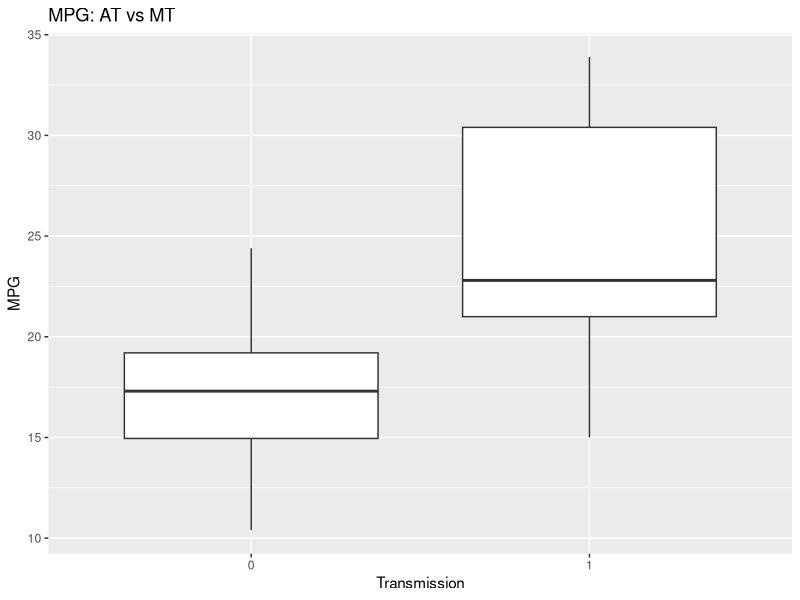
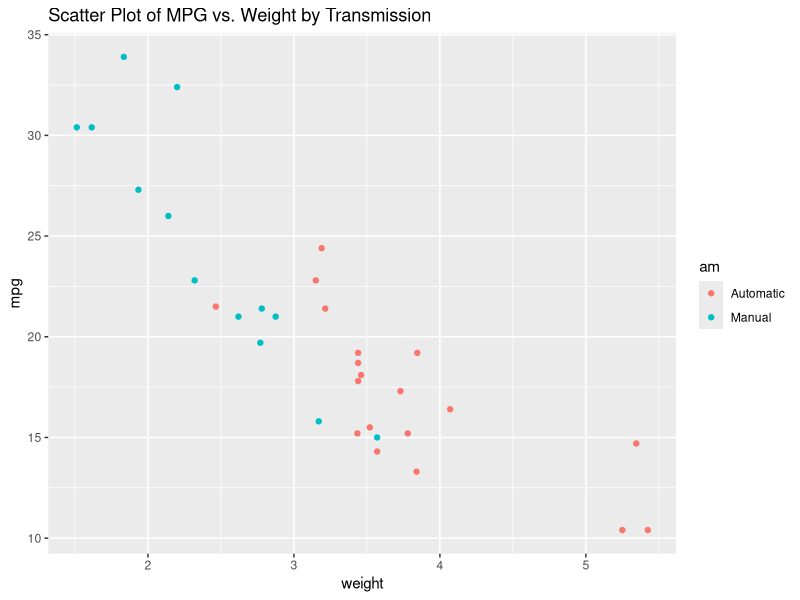
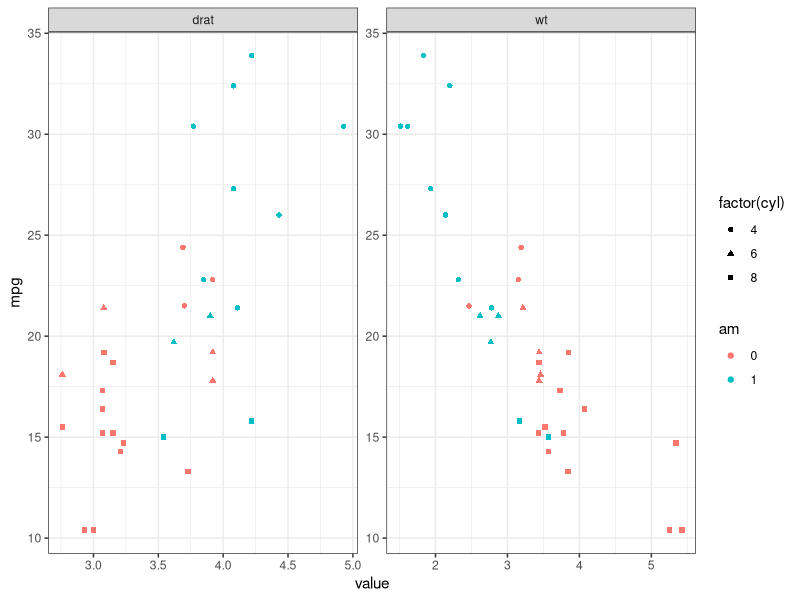
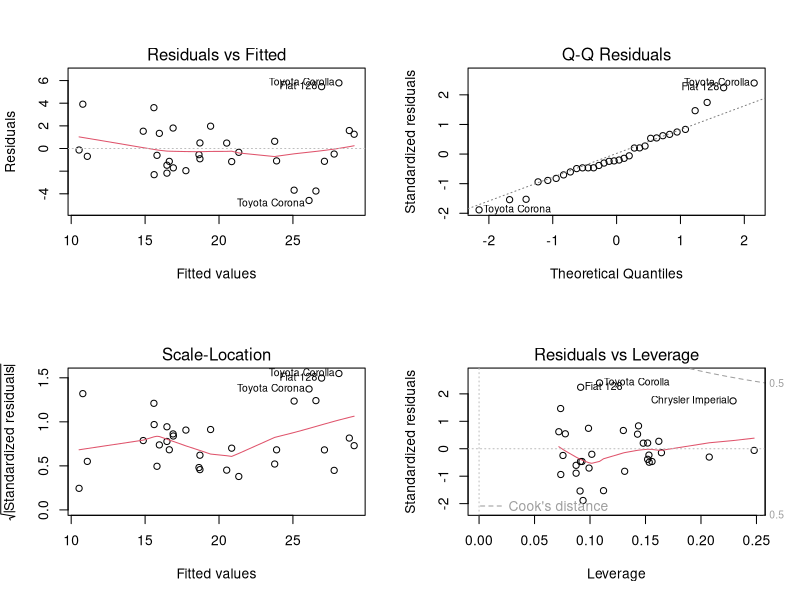

Here is the R script that generated these plots, in order:
## ---- chunk 1
knitr::opts_chunk$set(echo = TRUE)
## ---- chunk 2
library(ggplot2)
library(dplyr)
library(tidyr)
## ---- chunk 3
data(mtcars)
## ---- chunk 4
mtcars$cyl <- as.factor(mtcars$cyl)
mtcars$vs <- as.factor(mtcars$vs)
mtcars$am <- factor(mtcars$am)
mtcars$gear <- factor(mtcars$gear)
mtcars$carb <- factor(mtcars$carb)
## ---- chunk 5
head(mtcars)
## ---- chunk 6
dim(mtcars)
## ---- chunk 7
colSums(is.na(mtcars))
## ---- chunk 8
p2 <- ggplot(data = mtcars, aes(factor(am),mpg)) + geom_boxplot() + labs(x= "Transmission", y = "MPG", title = "MPG: AT vs MT")
p2
## ---- chunk 9
t.test(mpg ~ am, data = mtcars)
## ---- chunk 10
fit_lm <- lm(mpg ~ am, data=mtcars)
summary(fit_lm)
## ---- chunk 11
summary(lm(mpg~wt*factor(cyl),data=mtcars))$r.squared
summary(lm(mpg~wt+factor(cyl),data=mtcars))$r.squared
## ---- chunk 12
ggplot(mtcars, aes(x=wt, cyl, drat, y=mpg, group=am, color=am, height=3, width=3)) + geom_point() +  
scale_colour_discrete(labels=c("Automatic", "Manual")) + 
xlab("weight") + ggtitle("Scatter Plot of MPG vs. Weight by Transmission")
## ---- chunk 13
mtcars_subset <- subset(mtcars, select = c(mpg, cyl, wt, drat, am))
## ---- chunk 14
mtcars_subset %>%
    gather(-mpg, -am, -cyl, key="var", value = "value") %>%
    ggplot(aes(x = value, y = mpg, color = am, shape = factor(cyl))) +
    geom_point() +
    facet_wrap(~ var, scales = "free") +
    theme_bw()
## ---- chunk 15
fit_1 <- lm(mpg~wt+factor(cyl),data=mtcars)
par(mfrow = c(2,2))
plot(fit_1)
